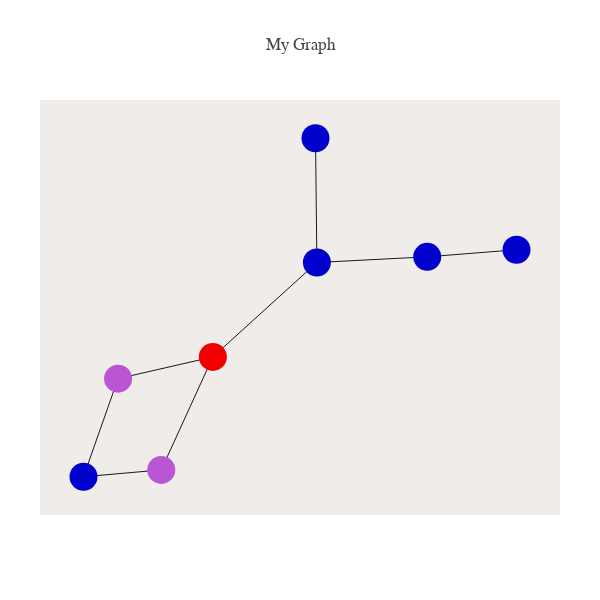

Here is the notebook cell this chart was saved with:
### Code cell
##
nodes, edges, leaves, node_code= tree_descent_net(root_lib,point_up,sink,init= [0])

#from structure_tools.Coalesce_plots import plot_phyl_net

present= True
nodes_as_seqs= True
root= True



get_ori_graph(root_lib,edges,node_list,present= present,
                                            nodes_as_seqs= nodes_as_seqs,
                                            root= root)

### Figure 1 — Plotly figure (JSON) as saved in the notebook; plotly's stock layout.template omitted (floating-point values rounded to 4 significant figures)
{"data": [{"hoverinfo": "none", "line": {"color": "rgb(25,25,25)", "width": 1}, "mode": "lines", "type": "scatter", "uid": "f757c4dd-8488-45ef-8efd-4c5ce1b1aa5c", "x": [-0.2267, -0.6097, null, -0.2267, 0.1936, null, -0.2267, -0.4351, null, -0.6097, -0.7493, null, 0.1936, 0.6393, null, 0.1936, 0.188, null, -0.4351, -0.7493, null, 0.6393, 1, null], "y": [-0.09573, -0.1585, null, -0.09573, 0.1764, null, -0.09573, -0.4215, null, -0.1585, -0.4412, null, 0.1764, 0.1928, null, 0.1764, 0.5345, null, -0.4215, -0.4412, null, 0.1928, 0.2131, null]}, {"hoverinfo": "text", "marker": {"color": ["rgb(240,0,0)", "rgb(186,85,211)", "rgb(0,0,205)", "rgb(186,85,211)", "rgb(0,0,205)", "rgb(0,0,205)", "rgb(0,0,205)", "rgb(0,0,205)"], "size": 28}, "mode": "markers", "text": ["root: 00000000000000000000000000000000000000000000000000", "00000000000000000000000000000000000001000000000000", "01000000000000000000000000000000000000000000000000", "00000000000000000000000000000000000010000000000000", "00000000000000000000000000000000000011000000000000", "01000000000000000000000000000010000000000000000000", "01000000000000001000000000000000000000000000000000", "01000000000000000000000000000010000000000000000010"], "type": "scatter", "uid": "1f5c2b66-0464-415f-94e4-f12f6ed3605b", "x": [-0.2267, -0.6097, 0.1936, -0.4351, -0.7493, 0.6393, 0.188, 1], "y": [-0.09573, -0.1585, 0.1764, -0.4215, -0.4412, 0.1928, 0.5345, 0.2131]}], "layout": {"autosize": false, "font": {"family": "Balto"}, "height": 600, "hovermode": "closest", "margin": {"b": 85, "l": 40, "pad": 0, "r": 40, "t": 100}, "plot_bgcolor": "#efecea", "showlegend": false, "title": "My Graph", "width": 600, "xaxis": {"showgrid": false, "showline": false, "showticklabels": false, "title": "", "zeroline": false}, "yaxis": {"showgrid": false, "showline": false, "showticklabels": false, "title": "", "zeroline": false}}}
